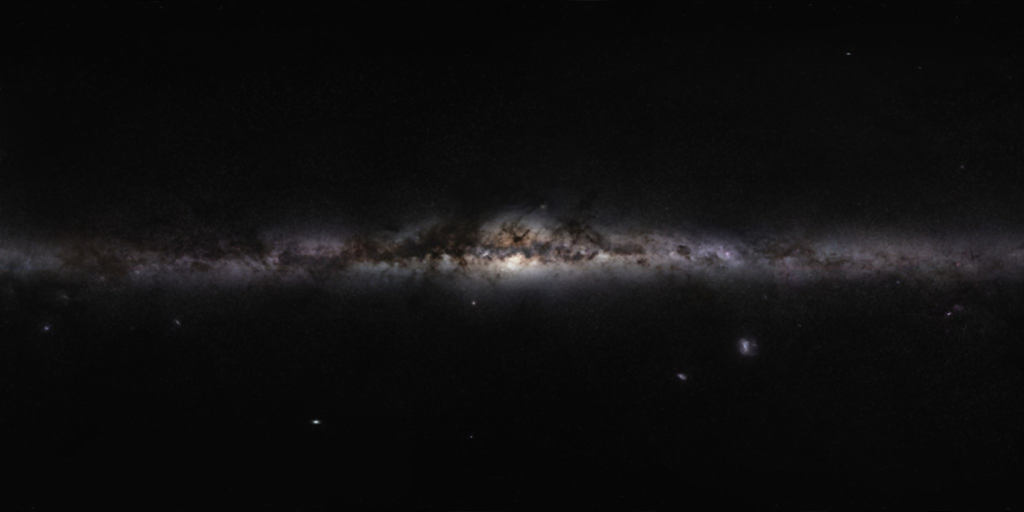
#> input picture surface/assets/milkyway-eso0932a-2k.jpg, 2048 x 1024 px, given in place of eso_large.jpg, which was not available (shown at 1/2 size)
$ python prep-milkyway.py
#> lines starting #> are read from the running program, lines starting #| are printed output that depends on the picture; after the words box and inside, x2 and y2 are one past the last pixel; in counts of white or black regions, pixels touching at a corner belong together; long printed decimals are rounded; pictures that were not available may be replaced by others from this repository, and a replacement may not be noted
"""Preprocess ESO/S. Brunier eso0932a (CC BY 4.0) into the surface Milky Way texture.
Source: https://www.eso.org/public/archives/images/large/eso0932a.jpg (6000x3000, galactic equirect).
Steps: remove only BRIGHT point stars (masked median at full res, faint grain kept) -> unsharp detail -> smooth mosaic/JPEG blocking -> colour grade to
starlight (desaturate magenta, warm-white core, tan dust) -> even out band brightness along longitude
-> 4096x2048 JPEG q95 4:4:4.  Tunables below."""
import sys, numpy as np
from PIL import Image, ImageFilter
SRC = sys.argv[1] if len(sys.argv) > 1 else '/tmp/eso_large.jpg'
OUT = sys.argv[2] if len(sys.argv) > 2 else 'surface/assets/milkyway-eso0932a-4k.jpg'
W, H = 4096, 2048
KEEP_CHROMA = 0.22                 # fraction of the photo's own colour kept (rest -> neutral)
WARM = np.array([1.00, 0.90, 0.76])   # warm-white starlight tint for bright star clouds
DUST = np.array([1.00, 0.80, 0.60])   # tan/brown tint for faint regions / dust lanes
EQ_STRENGTH = 0.6                  # 0 = photo's own longitude falloff, 1 = fully flattened band
EQ_MAXGAIN = 2.6
STAR_K = 0.10                      # only stars brighter than median+STAR_K (sRGB) are removed (they duplicate catalog stars)
DETAIL = 0.6                       # high-pass "clarity" boost of the remaining star grain / dust lanes
# BIG-STAR inpaint: the 7px median can't erase stars/planets whose saturated core is wider than ~7px
# (eso0932a's spiked bright stars + a planet at l=69 b=-58); they survived as smeared fixed 'blobs'.
# Compact saturated cores (>= BIG_MIN_PX) are masked with a radius-scaled halo and replaced by a
# feathered large-scale (~36px) median background. Real compact nebulae/galaxies are protected.
BIG_L = 0.80                       # core luminance (sRGB 0-1) ...
BIG_DL = 0.35                      # ... and contrast above the ~36px median background
BIG_MIN_PX = 8                     # min saturated-core area (px @6000) to treat as a big star
BIG_HALO_K = 3.0                   # mask radius = BIG_HALO_K * core radius + BIG_HALO_PX
BIG_HALO_PX = 8
PROTECT = [(-151.0, -19.4, 3.0),   # Orion nebula M42/M43 (l=209)  (l, b, radius deg; l in -180..180)
           (121.2, -21.6, 5.0),    # M31 (photo's M31 core sits ~3.5 deg off nominal)
           (166.6, -23.5, 2.0),    # Pleiades
           (309.0 - 360, 15.0, 1.5),  # omega Cen
           (305.9 - 360, -44.9, 1.5), # 47 Tuc
           (-79.5, -32.9, 5.0),    # LMC
           (-57.2, -44.3, 3.0),    # SMC
           (-72.4, -0.6, 3.0)]     # Carina nebula / eta Car
PROTECT_B = 4.0                    # also never touch |b| < PROTECT_B (galactic-plane knots, clusters, nebulae)
# PAINTED GALAXY over the inpainted M31 spot (final linear 4096x2048, after grading): soft elliptical warm core +
# faint tilted exponential disc (cooler) with a 2-arm log-spiral modulation and a dust lane on the near side.
GALAXY_LB = (117.6, -23.3)         # centre (deg)
GALAXY_PA = 47.0                   # major-axis angle in the texture (deg, image x->y), matches the photo blob
GALAXY_MAJOR = 1.3                 # visible diameter along major axis (deg)
GALAXY_Q = 0.38                    # minor/major axis ratio (tilt)
GALAXY_PEAK = 0.075                # linear peak added at the core (~sRGB 0.30): faint, unsaturated
def paint_galaxy(lin):
    ppd = W / 360.0
    cx = (0.5 - GALAXY_LB[0] / 360) * W; cy = (0.5 - GALAXY_LB[1] / 180) * H
    R = int(GALAXY_MAJOR * ppd * 2); y0, x0 = int(cy) - R, int(cx) - R
    yy, xx = np.mgrid[y0:y0 + 2 * R, x0:x0 + 2 * R].astype(np.float64)
    th = np.radians(GALAXY_PA); dx, dy = xx + 0.5 - cx, yy + 0.5 - cy
    u = dx * np.cos(th) + dy * np.sin(th); v = (-dx * np.sin(th) + dy * np.cos(th)) / GALAXY_Q   # deprojected disc
    rs = GALAXY_MAJOR * ppd / 2                                   # visible radius (px)
    r = np.hypot(u, v); phi = np.arctan2(v, u)
    core = np.exp(-(np.hypot(u, v * GALAXY_Q / 0.6) / (0.16 * rs)) ** 2)          # rounder bulge
    disc = np.exp(-r / (0.30 * rs)) * np.clip(1 - (r / (1.25 * rs)) ** 2, 0, 1) ** 2  # soft fall to zero, no edge
    arms = 1 + 0.45 * np.cos(2 * (phi - np.log(np.maximum(r, 0.5) / (0.2 * rs)) / np.tan(np.radians(22)))) * np.clip(r / (0.35 * rs), 0, 1)
    lane = 1 - 0.40 * np.exp(-((v * GALAXY_Q - 0.10 * rs) / (0.07 * rs)) ** 2) * np.clip(r / (0.25 * rs), 0, 1) * np.exp(-(r / rs) ** 2)
    warm, cool = np.array([1.00, 0.88, 0.70]), np.array([0.82, 0.90, 1.00])
    warm /= warm @ np.array([0.2126, 0.7152, 0.0722]); cool /= cool @ np.array([0.2126, 0.7152, 0.0722])
    ic, idk = GALAXY_PEAK * 0.70 * core, GALAXY_PEAK * 0.30 * disc * arms
    add = (ic[..., None] * warm + idk[..., None] * cool) * lane[..., None]
    out = lin.copy(); out[y0:y0 + 2 * R, x0:x0 + 2 * R] += add
    return out
im = Image.open(SRC).convert('RGB')
#> im is the input picture: PIL image 2048x1024 RGB; mean R, G, B 15.6, 15.1, 15.4
src = np.asarray(im).astype(np.float64) / 255.0
from scipy import ndimage as nd
_h, _w = src.shape[:2]
_L = src @ np.array([0.299, 0.587, 0.114])
_bgim = im.resize((_w // 4, _h // 4), Image.BOX).filter(ImageFilter.MedianFilter(9)).resize((_w, _h), Image.BILINEAR)
_bg = np.asarray(_bgim).astype(np.float64) / 255.0           # ~36px median: detection
_fill = np.asarray(im.resize((_w // 8, _h // 8), Image.BOX).filter(ImageFilter.MedianFilter(15))
                   .resize((_w, _h), Image.BICUBIC)).astype(np.float64) / 255.0   # ~120px median: fill (no halo leak)
_core = (_L > BIG_L) & (_L - _bg @ np.array([0.299, 0.587, 0.114]) > BIG_DL)
#> _core: shape (1024, 2048) bool; every value is 0
_lab, _n = nd.label(_core)
#> _lab: shape (1024, 2048) int32; every value is 0
_area = nd.sum(_core, _lab, range(1, _n + 1)); _com = nd.center_of_mass(_core, _lab, range(1, _n + 1))
_yy, _xx = np.mgrid[0:_h, 0:_w]
_big = np.zeros((_h, _w), np.float64); _nbig = 0
for _a, (_cy, _cx) in zip(_area, _com):
    if _a < BIG_MIN_PX: continue
    _l = (0.5 - _cx / _w) * 360; _b = (0.5 - _cy / _h) * 180
    if abs(_b) < PROTECT_B: continue
    if any(np.hypot(((_l - pl + 180) % 360 - 180) * np.cos(np.radians(_b)), _b - pb) < pr for pl, pb, pr in PROTECT): continue
    _r = BIG_HALO_K * np.sqrt(_a / np.pi) + BIG_HALO_PX
    y0, y1, x0, x1 = int(max(0, _cy - 2 * _r)), int(min(_h, _cy + 2 * _r)), int(max(0, _cx - 2 * _r)), int(min(_w, _cx + 2 * _r))
    d = np.hypot(_yy[y0:y1, x0:x1] - _cy, _xx[y0:y1, x0:x1] - _cx)
    _big[y0:y1, x0:x1] = np.maximum(_big[y0:y1, x0:x1], np.clip((1.6 * _r - d) / (0.6 * _r), 0, 1))  # feathered disc
    _nbig += 1
#> this loop made 0 passes
#> _big: shape (1024, 2048) float64; every value is 0
print('big stars inpainted', _nbig)
#| big stars inpainted 0
# MANUAL inpaint: small leftover oval (~23x10px @6000, l=216.6 b=+66.3, not a catalogued object; planet-removal
# remnant) -> same feathered disc + ~120px median fill. Far from all other PROTECT entries.
# + the photo's M31 blob (l=117.6 b=-23.3, ~3.5x1 deg, tilt ~47 deg): filled the same way, then repainted below as a
#   real WISE image of M31 by tools/paint-m31.py (procedural paint_galaxy kept but disabled). The M31 PROTECT entry only gates the big-star pass and is left as is.
for _l, _b, _r in [(216.64, 66.25, 16.0), (117.6, -23.3, 26.0)]:
    _cx = (0.5 - ((_l + 180) % 360 - 180) / 360) * _w; _cy = (0.5 - _b / 180) * _h
    y0, y1, x0, x1 = int(_cy - 2 * _r), int(_cy + 2 * _r), int(_cx - 2 * _r), int(_cx + 2 * _r)
    d = np.hypot(_yy[y0:y1, x0:x1] - _cy, _xx[y0:y1, x0:x1] - _cx)
    _big[y0:y1, x0:x1] = np.maximum(_big[y0:y1, x0:x1], np.clip((1.6 * _r - d) / (0.6 * _r), 0, 1))
src = src * (1 - _big[..., None]) + np.minimum(_fill, src) * _big[..., None]
im = Image.fromarray((src * 255 + 0.5).astype(np.uint8))
med = np.asarray(im.filter(ImageFilter.MedianFilter(7))).astype(np.float64) / 255.0
# selective star removal: replace only bright point stars (and a 1px halo) by the median; faint grain stays
mask = ((src - med).max(-1) > STAR_K).astype(np.uint8) * 255
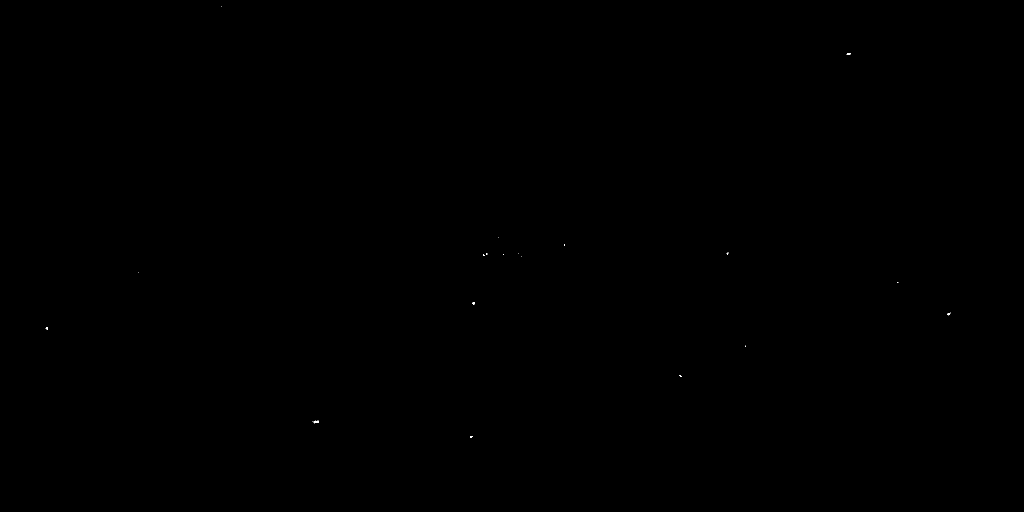
#> mask: shape (1024, 2048) (shown at 1/2 size); 0.01% white; 21 white regions (18 under 20 px), largest, box (x1, y1, x2, y2) and area: (627, 841, 638, 847) 45, (1693, 106, 1701, 109) 22, (945, 604, 950, 609) 20
mask = np.asarray(Image.fromarray(mask).filter(ImageFilter.MaxFilter(3))) > 0
#> mask: shape (1024, 2048) bool; 0.03% white; 19 white regions (8 under 20 px), largest, box (x1, y1, x2, y2) and area: (623, 840, 639, 848) 96, (1894, 624, 1903, 632) 51, (1692, 105, 1702, 110) 48
a6 = np.where(mask[..., None], med, src)
im = Image.fromarray((a6 * 255 + 0.5).astype(np.uint8)).resize((W, H), Image.LANCZOS)
#> im: PIL image 4096x2048 RGB
a = np.asarray(im).astype(np.float64) / 255.0
lo = np.asarray(im.filter(ImageFilter.GaussianBlur(6))).astype(np.float64) / 255.0
a = np.clip(a + DETAIL * (a - lo), 0, 1)                     # unsharp: grain + lane edges, no 1.2px blur
lin = np.where(a <= 0.04045, a / 12.92, ((a + 0.055) / 1.055) ** 2.4)
Y = lin @ np.array([0.2126, 0.7152, 0.0722])
# colour: neutral luminance tinted dust->warm by brightness, plus a little of the original hue
t = np.clip((Y / np.percentile(Y, 99.5)) ** 0.5, 0, 1)[..., None]
tint = DUST * (1 - t) + WARM * t
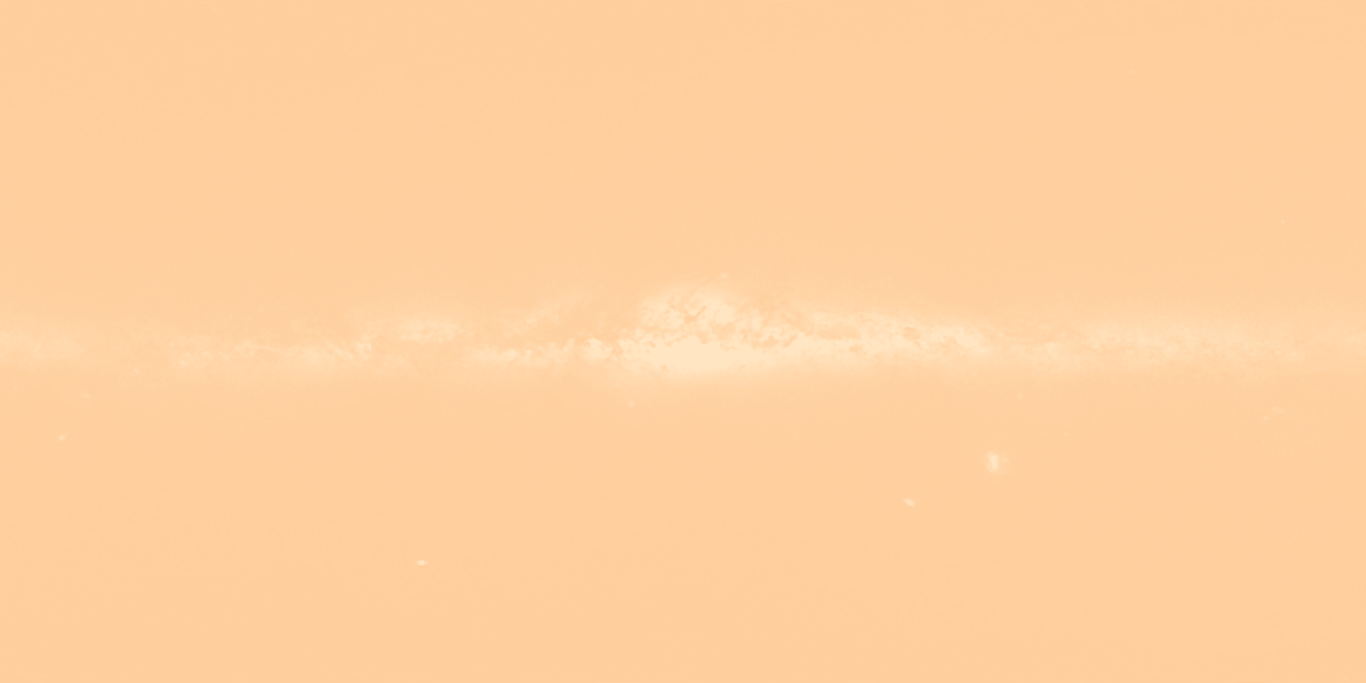
#> tint: shape (2048, 4096, 3) float64 (shown at 1/3 size); mean of channels 0, 1, 2 1, 0.818, 0.629; drawn as R, G, B
tint /= (tint @ np.array([0.2126, 0.7152, 0.0722]))[..., None]
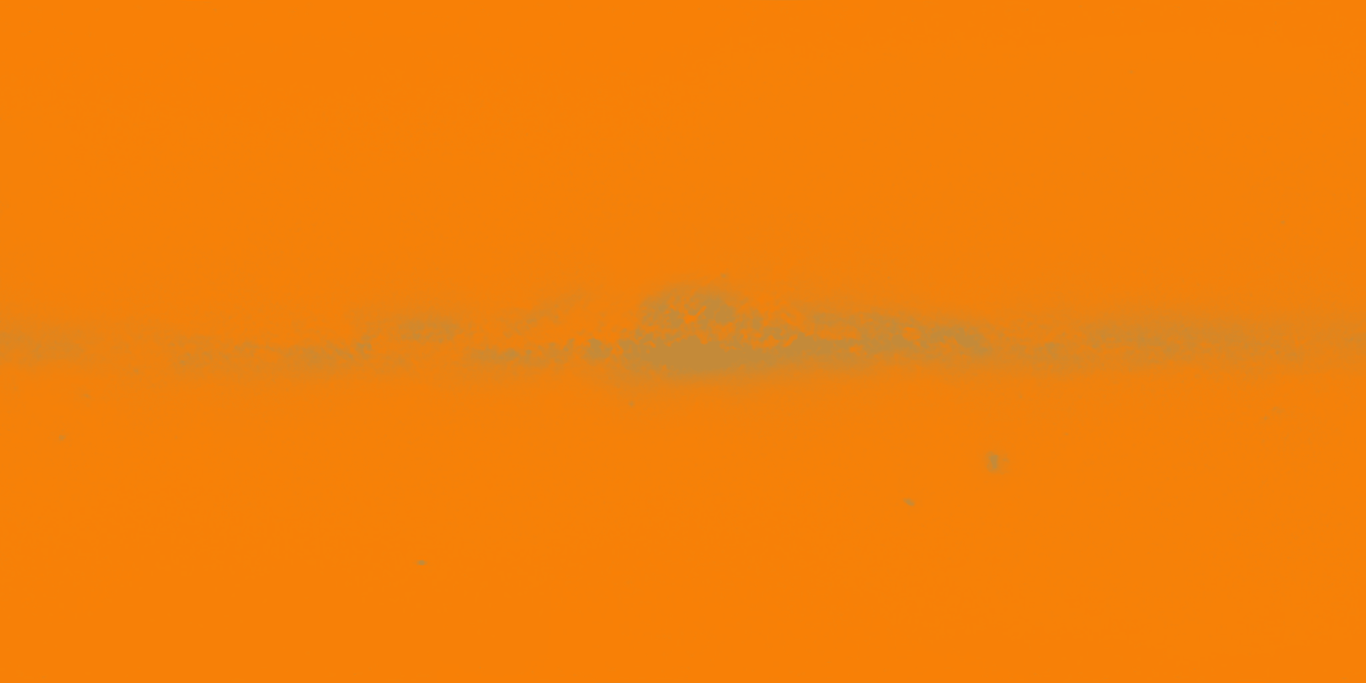
#> tint: shape (2048, 4096, 3) float64 (shown at 1/3 size); mean of channels 0, 1, 2 1.19, 0.97, 0.746; drawn with min black and max white
orig = lin / np.maximum(Y, 1e-6)[..., None]
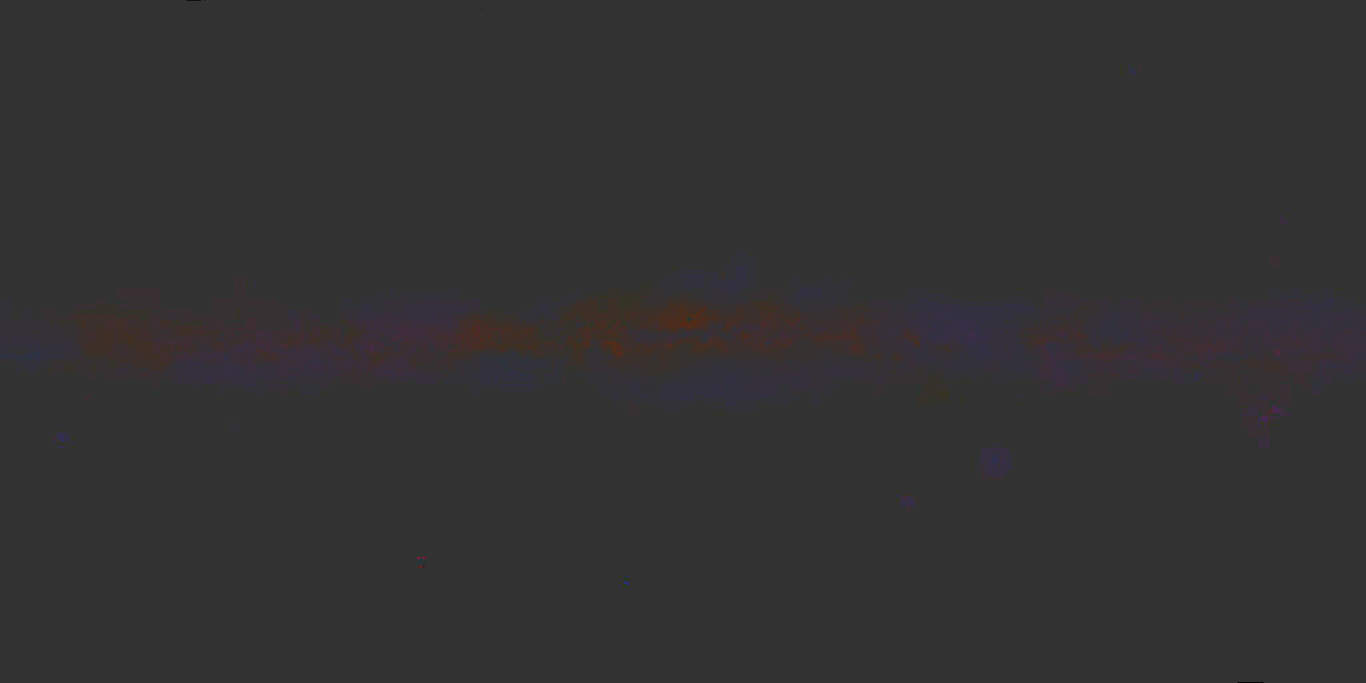
#> orig: shape (2048, 4096, 3) float64 (shown at 1/3 size); mean R, G, B 1.01, 0.995, 1.01; drawn with min black and max white
orig[..., 1] *= 1.10; orig[..., 2] *= 1.05                   # pull the source's magenta cast (R,B>G)
orig /= np.maximum(orig @ np.array([0.2126, 0.7152, 0.0722]), 1e-6)[..., None]
lin = Y[..., None] * (tint * (1 - KEEP_CHROMA) + orig * KEEP_CHROMA)
# presence: equalise band peak along longitude (the anticentre is far fainter in the photo)
rows = slice(int(H * 0.44), int(H * 0.56))
prof = np.percentile(Y[rows], 85, axis=0)
#> prof = 4096 values, max 0.639 at index 2054, min 0.013 at index 325, mean 0.0796
k = int(W / 18); ker = np.ones(k) / k
prof = np.convolve(np.concatenate([prof[-k:], prof, prof[:k]]), ker, 'same')[k:-k]
#> prof = 4096 values, max 0.344 at index 2070, min 0.0167 at index 395, mean 0.0796
ref = np.percentile(prof, 80)
#> ref = 0.114
gain = np.clip((ref / prof) ** EQ_STRENGTH, 1.0, EQ_MAXGAIN)
#> gain = 4096 values, max 2.6 at index 276, min 1 at index 1861, mean 1.6
lat = np.linspace(1, -1, H)[:, None]
gain = 1 + (gain[None, :] - 1) * np.exp(-(lat / 0.25) ** 2)  # only boost near the plane
lin = lin * gain[..., None]
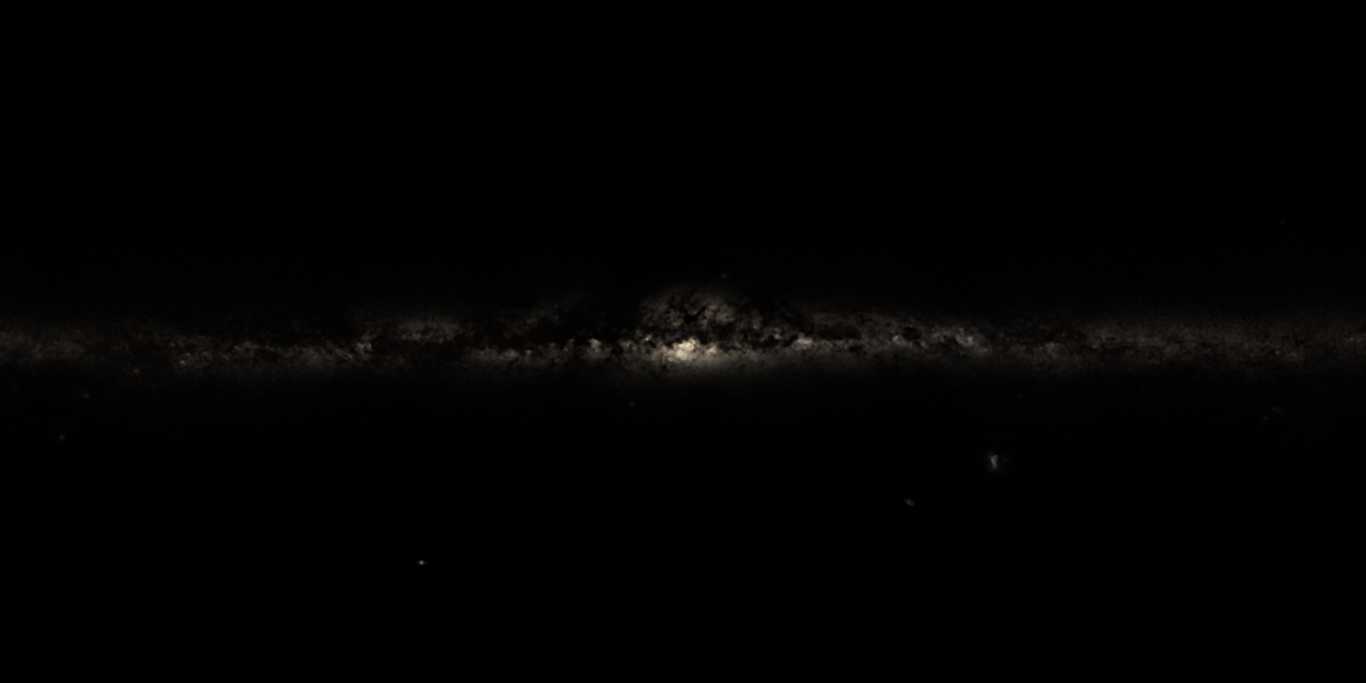
#> lin: shape (2048, 4096, 3) float64 (shown at 1/3 size); mean of channels 0, 1, 2 0.0114, 0.01, 0.00847; drawn as R, G, B
bg = np.percentile(Y[:int(H*0.1)], 50); print('bg', bg, 'gain range', gain.min(), gain.max())
#> after `bg = np.percentile(Y[:int(H * 0.1)], 50)`: bg = 0.00212
#| bg 0.002125 gain range 1.0 2.600
# lin = paint_galaxy(lin)   # disabled: M31 is now the real WISE image, composited by tools/paint-m31.py
lin = np.clip(lin, 0, 1)
s = np.where(lin <= 0.0031308, lin * 12.92, 1.055 * lin ** (1/2.4) - 0.055)
Image.fromarray((s * 255 + 0.5).astype(np.uint8)).save(OUT, quality=95, subsampling=0)
print('wrote', OUT)
